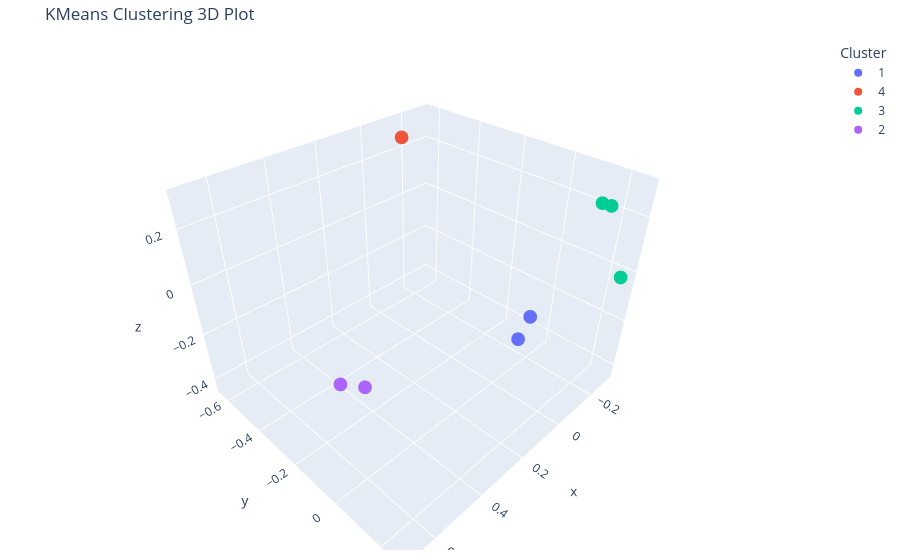

Write notebook code for a chart like this one.
### Markdown cell above
In some cases, documents in a two-dimensional plot can overlap, making the plot hard to read. In this case, you might want to try a three-dimensional plot. You can do this by setting `dim=3`:

### Code cell
kmeans.scatter(dim=3, title="KMeans Clustering 3D Plot", show=True)

### Figure 1 — Plotly figure (JSON) as saved in the notebook; plotly's stock layout.template omitted (floating-point values rounded to 4 significant figures)
{"data": [{"hovertemplate": "<b>%{hovertext}</b><br><br>Cluster=1<br>x=%{x}<br>y=%{y}<br>z=%{z}<extra></extra>", "hovertext": ["AI_The_Hermit", "HenryWP_ThePirate_Short"], "legendgroup": "1", "marker": {"color": "#636efa", "symbol": "circle"}, "mode": "markers", "name": "1", "scene": "scene", "showlegend": true, "type": "scatter3d", "x": [-0.2165, -0.2433], "y": [-0.013, -0.0708], "z": [-0.2798, -0.4349]}, {"hovertemplate": "<b>%{hovertext}</b><br><br>Cluster=4<br>x=%{x}<br>y=%{y}<br>z=%{z}<extra></extra>", "hovertext": ["AI_The_Invention"], "legendgroup": "4", "marker": {"color": "#EF553B", "symbol": "circle"}, "mode": "markers", "name": "4", "scene": "scene", "showlegend": true, "type": "scatter3d", "x": [-0.1714], "y": [-0.6385], "z": [0.2482]}, {"hovertemplate": "<b>%{hovertext}</b><br><br>Cluster=3<br>x=%{x}<br>y=%{y}<br>z=%{z}<extra></extra>", "hovertext": ["HenryWP_ThePirate", "Irving_RipVanWInkle", "Melville_MobyDick"], "legendgroup": "3", "marker": {"color": "#00cc96", "symbol": "circle"}, "mode": "markers", "name": "3", "scene": "scene", "showlegend": true, "type": "scatter3d", "x": [-0.3039, -0.2102, -0.1233], "y": [0.2527, 0.1868, 0.2588], "z": [-0.02217, 0.257, 0.3053]}, {"hovertemplate": "<b>%{hovertext}</b><br><br>Cluster=2<br>x=%{x}<br>y=%{y}<br>z=%{z}<extra></extra>", "hovertext": ["Lippard_BelOfPrairieEden", "Poe_FallOfHouseUsher_1839"], "legendgroup": "2", "marker": {"color": "#ab63fa", "symbol": "circle"}, "mode": "markers", "name": "2", "scene": "scene", "showlegend": true, "type": "scatter3d", "x": [0.6944, 0.5741], "y": [0.03932, -0.01535], "z": [0.0274, -0.101]}], "layout": {"legend": {"title": {"text": "Cluster"}, "tracegroupgap": 0}, "margin": {"b": 10, "l": 12, "r": 10, "t": 40}, "scene": {"domain": {"x": [0, 1], "y": [0, 1]}, "xaxis": {"title": {"text": "x"}}, "yaxis": {"title": {"text": "y"}}, "zaxis": {"title": {"text": "z"}}}, "title": {"text": "KMeans Clustering 3D Plot"}}}
